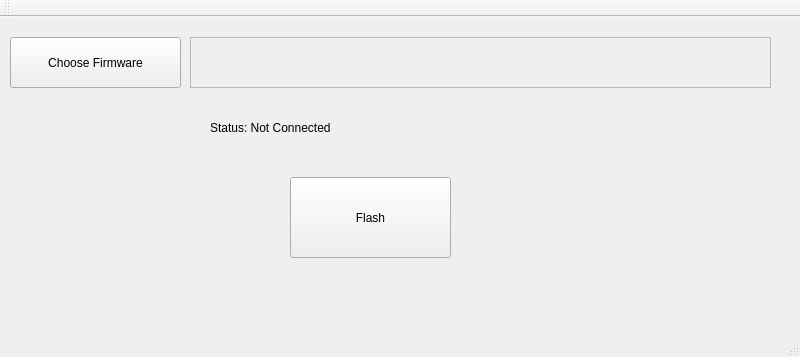
<?xml version="1.0" encoding="UTF-8"?>
<ui version="4.0">
 <class>MainWindow</class>
 <widget class="QMainWindow" name="MainWindow">
  <property name="geometry">
   <rect>
    <x>0</x>
    <y>0</y>
    <width>800</width>
    <height>357</height>
   </rect>
  </property>
  <property name="windowTitle">
   <string>MainWindow</string>
  </property>
  <widget class="QWidget" name="centralWidget">
   <widget class="QPushButton" name="selectFile">
    <property name="geometry">
     <rect>
      <x>10</x>
      <y>20</y>
      <width>171</width>
      <height>51</height>
     </rect>
    </property>
    <property name="text">
     <string>Choose Firmware</string>
    </property>
   </widget>
   <widget class="QPushButton" name="flashButton">
    <property name="geometry">
     <rect>
      <x>290</x>
      <y>160</y>
      <width>161</width>
      <height>81</height>
     </rect>
    </property>
    <property name="text">
     <string>Flash</string>
    </property>
   </widget>
   <widget class="QTextEdit" name="textEdit">
    <property name="enabled">
     <bool>false</bool>
    </property>
    <property name="geometry">
     <rect>
      <x>190</x>
      <y>20</y>
      <width>581</width>
      <height>51</height>
     </rect>
    </property>
   </widget>
   <widget class="QLabel" name="labelStatus">
    <property name="geometry">
     <rect>
      <x>210</x>
      <y>90</y>
      <width>411</width>
      <height>41</height>
     </rect>
    </property>
    <property name="text">
     <string>Status: Not Connected</string>
    </property>
   </widget>
  </widget>
  <widget class="QMenuBar" name="menuBar">
   <property name="geometry">
    <rect>
     <x>0</x>
     <y>0</y>
     <width>800</width>
     <height>22</height>
    </rect>
   </property>
  </widget>
  <widget class="QToolBar" name="mainToolBar">
   <attribute name="toolBarArea">
    <enum>TopToolBarArea</enum>
   </attribute>
   <attribute name="toolBarBreak">
    <bool>false</bool>
   </attribute>
  </widget>
  <widget class="QStatusBar" name="statusBar"/>
 </widget>
 <layoutdefault spacing="6" margin="11"/>
 <resources/>
 <connections/>
</ui>
